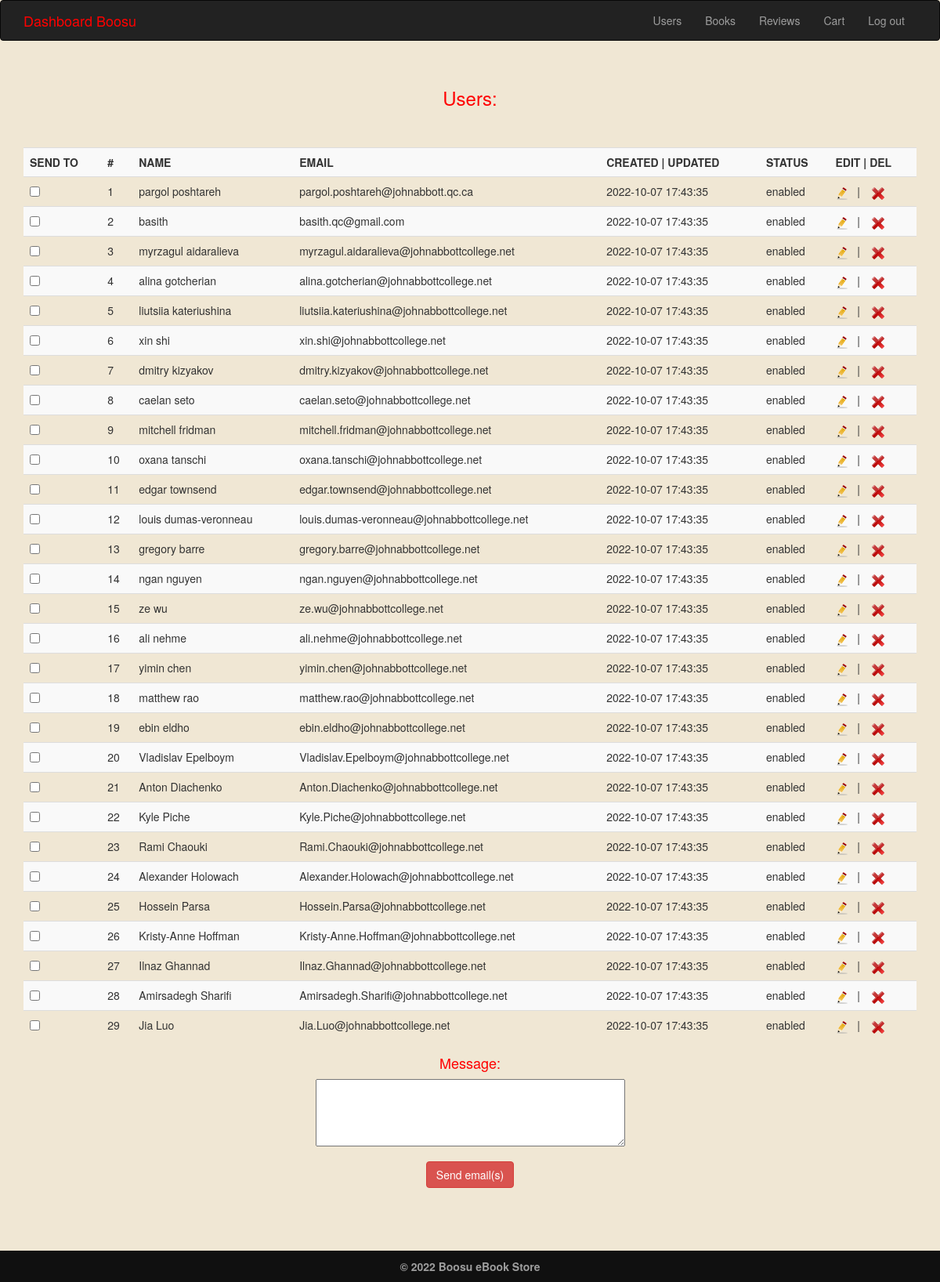
/admin/user.php (signed in), run on the app's committed database.
### tables this page shows
CREATE TABLE `users` (
  `id` int NOT NULL AUTO_INCREMENT,
  `name` varchar(255) NOT NULL,
  `email` varchar(255) NOT NULL,
  `password` varchar(255) NOT NULL,
  `pass` varchar(255) NOT NULL,
  `attempt` int DEFAULT 0,
  `created` DATETIME DEFAULT CURRENT_TIMESTAMP ON UPDATE CURRENT_TIMESTAMP,
  `status` varchar(255) DEFAULT 'enabled',
   UNIQUE (`email`),
   constraint `pk_users` primary key (`id` asc)
);

### admin/user.php (the view, shortened to what this page needs)
<?php
    include_once("../connection.php");
?>
<!DOCTYPE html>
<html lang="en">
<head>
        <link rel="stylesheet" href="https://maxcdn.bootstrapcdn.com/bootstrap/3.4.1/css/bootstrap.min.css">
        <link rel="stylesheet" href="../css/style.css" type="text/css">
</head>
<body>
        <?php
                require 'header.php';
        ?><br><br>
     <div class="container" style="text-align:center">
        <h3 class="red">Users:</h3><br><br>
        <form action="user.php" method="post">
        <table class="table table-striped" style="text-align:left">
            <tr>
                <th>SEND TO</th>
                <th>#</th>
                <th>NAME</th>
                <th>EMAIL</th>
                <th>CREATED | UPDATED</th>
                <th>STATUS</th>
                <th>EDIT | DEL</th>
            </tr>
        <?php
        if(isset($_SESSION['email'])){
            $result = mysqli_query($conn, "SELECT * FROM users order by id");
            while($user = mysqli_fetch_array($result)){
                echo "<tr>";
                echo "<td><input type='checkbox' name='emails[]' value='".$user['email']."'/></td>";
                echo "<td>".$user['id']."</td>";
                echo "<td>".$user['name']."</td>";
                echo "<td>".$user['email']."</td>";
                echo "<td>".$user['created']."</td>";
                echo "<td>".$user['status']."</td>";
                echo "<td><a href='edituser.php?id=$user[id]'><img src='../images/Edit_Icon_16.png' alt='edit'/></a>&nbsp;&nbsp; | &nbsp;&nbsp;
                <a href='deleteuser.php?id=$user[id]'><img src='../images/Delete_Icon_16.png' alt='delete'/></a></td>";
                echo "</tr>";
            }
        }
        ?>
        </table>
            <div class="form-group">
            <h4 class="red">Message:</h4>
            <textarea name="message" rows="4" cols="50"></textarea>
            </div>
            <input type="submit" name="submit" value="Send email(s)" class="btn btn-danger">
        </form>
        <br>
     </div>
        <br><br><br><br><br>
    <?php
        require 'footer.php';
    ?>
</body>
</html>

### admin/header.php (shortened to what this page needs)
<nav class="navbar navbar-inverse navabar-fixed-top">
               <div class="container">
                   <div class="navbar-header">
                        <?php
                            if(isset($_SESSION['email'])){
                        ?>
                           <a href="dashboard.php" class="navbar-brand" style="color:red">Dashboard Boosu</a>
                        <?php
                           }else{
                        ?>
                            <a href="../index.php" class="navbar-brand">Boosu eBook Store</a>
                        <?php
                           }
                        ?>
                   </div>
                   <div class="collapse navbar-collapse" id="myNavbar">
                       <ul class="nav navbar-nav navbar-right">
                           <?php
                           if(isset($_SESSION['email'])){
                           ?>
                           <li><a href="user.php">Users</a></li>
                           <li><a href="book.php">Books</a></li>
                           <li><a href="review.php">Reviews</a></li>
                           <li><a href="cart.php">Cart</a></li>
                           <li><a href="signout.php">Log out</a></li>
                           <?php
                           }else{
                            ?>
                           <?php
                           }
                           ?>
                       </ul>
                   </div>
               </div>
</nav>

### admin/footer.php
<footer class="footer">
               <div class="container">
               <center>
               &copy; 2022 Boosu eBook Store
               </center>
               </div>
</footer>

### css/style.css (style rules this page uses)
.navbar { margin-bottom: 0px; }
footer { background-color:#101010; color:#9d9d9d; font-size:14px; font-weight:bold; padding:10px; bottom:0; }
html { min-height:100%; position:relative; }
body { background-color:rgba(239, 230, 209, 0.925); }
.footer { position: absolute; bottom:0; right:0; left:0; }
.red { color:red; }

### data on the page
users: id "1", name "pargol poshtareh", email "pargol.poshtareh@johnabbott.qc.ca", created "2022-10-07 17:43:35", status "enabled"
users: id "2", name "basith", email "basith.qc@gmail.com", created "2022-10-07 17:43:35", status "enabled"
users: id "3", name "myrzagul aidaralieva", email "myrzagul.aidaralieva@johnabbottcollege.net", created "2022-10-07 17:43:35", status "enabled"
users: id "4", name "alina gotcherian", email "alina.gotcherian@johnabbottcollege.net", created "2022-10-07 17:43:35", status "enabled"
users: id "5", name "liutsiia kateriushina", email "liutsiia.kateriushina@johnabbottcollege.net", created "2022-10-07 17:43:35", status "enabled"
users: id "6", name "xin shi", email "xin.shi@johnabbottcollege.net", created "2022-10-07 17:43:35", status "enabled"
users: id "7", name "dmitry kizyakov", email "dmitry.kizyakov@johnabbottcollege.net", created "2022-10-07 17:43:35", status "enabled"
users: id "8", name "caelan seto", email "caelan.seto@johnabbottcollege.net", created "2022-10-07 17:43:35", status "enabled"
users: id "9", name "mitchell fridman", email "mitchell.fridman@johnabbottcollege.net", created "2022-10-07 17:43:35", status "enabled"
users: id "10", name "oxana tanschi", email "oxana.tanschi@johnabbottcollege.net", created "2022-10-07 17:43:35", status "enabled"
users: id "11", name "edgar townsend", email "edgar.townsend@johnabbottcollege.net", created "2022-10-07 17:43:35", status "enabled"
users: id "12", name "louis dumas-veronneau", email "louis.dumas-veronneau@johnabbottcollege.net", created "2022-10-07 17:43:35", status "enabled"
users: id "13", name "gregory barre", email "gregory.barre@johnabbottcollege.net", created "2022-10-07 17:43:35", status "enabled"
users: id "14", name "ngan nguyen", email "ngan.nguyen@johnabbottcollege.net", created "2022-10-07 17:43:35", status "enabled"
users: id "15", name "ze wu", email "ze.wu@johnabbottcollege.net", created "2022-10-07 17:43:35", status "enabled"
users: id "16", name "ali nehme", email "ali.nehme@johnabbottcollege.net", created "2022-10-07 17:43:35", status "enabled"
users: id "17", name "yimin chen", email "yimin.chen@johnabbottcollege.net", created "2022-10-07 17:43:35", status "enabled"
users: id "18", name "matthew rao", email "matthew.rao@johnabbottcollege.net", created "2022-10-07 17:43:35", status "enabled"
users: id "19", name "ebin eldho", email "ebin.eldho@johnabbottcollege.net", created "2022-10-07 17:43:35", status "enabled"
users: id "20", name "Vladislav Epelboym", email "Vladislav.Epelboym@johnabbottcollege.net", created "2022-10-07 17:43:35", status "enabled"
users: id "21", name "Anton Diachenko", email "Anton.Diachenko@johnabbottcollege.net", created "2022-10-07 17:43:35", status "enabled"
users: id "22", name "Kyle Piche", email "Kyle.Piche@johnabbottcollege.net", created "2022-10-07 17:43:35", status "enabled"
users: id "23", name "Rami Chaouki", email "Rami.Chaouki@johnabbottcollege.net", created "2022-10-07 17:43:35", status "enabled"
users: id "24", name "Alexander Holowach", email "Alexander.Holowach@johnabbottcollege.net", created "2022-10-07 17:43:35", status "enabled"
users: id "25", name "Hossein Parsa", email "Hossein.Parsa@johnabbottcollege.net", created "2022-10-07 17:43:35", status "enabled"
users: id "26", name "Kristy-Anne Hoffman", email "Kristy-Anne.Hoffman@johnabbottcollege.net", created "2022-10-07 17:43:35", status "enabled"
users: id "27", name "Ilnaz Ghannad", email "Ilnaz.Ghannad@johnabbottcollege.net", created "2022-10-07 17:43:35", status "enabled"
users: id "28", name "Amirsadegh Sharifi", email "Amirsadegh.Sharifi@johnabbottcollege.net", created "2022-10-07 17:43:35", status "enabled"
users: id "29", name "Jia Luo", email "Jia.Luo@johnabbottcollege.net", created "2022-10-07 17:43:35", status "enabled"
